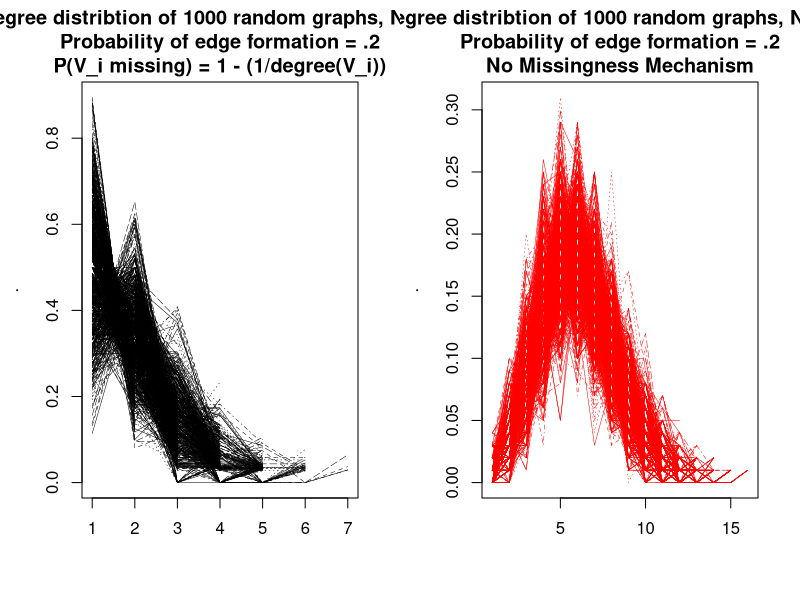
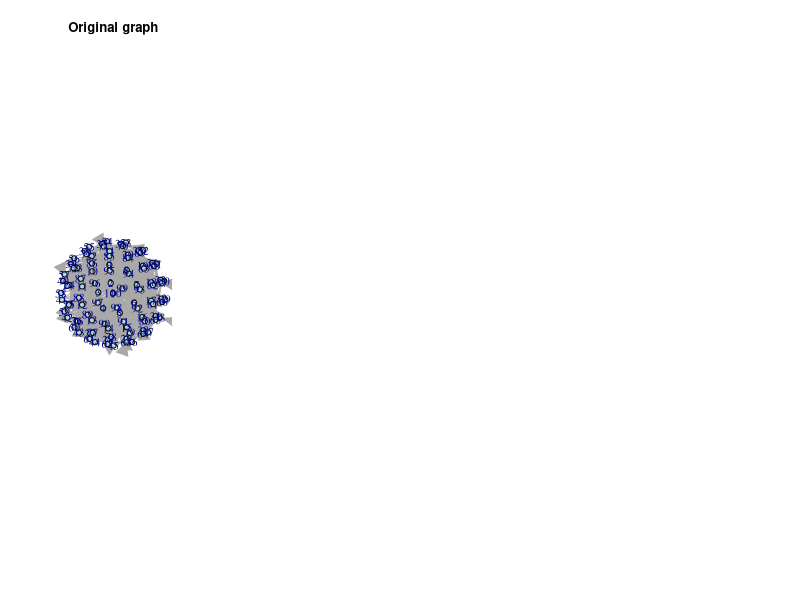

Here is the R script that generated these plots, in order: (Note: this script raises an error after producing the figures.)
library(igraph)
library(data.table)
library(ggplot2)
library(plyr)
library(dplyr)
library(cowplot)
library(scales)

nPeople <- 100
pEdge <- 1/40

#Generate a random graph with n vertices set at nPeople and the probabiltiy of an edge forming between them set to pEdge 
g <- erdos.renyi.game(n = nPeople,
                      p.or.m = pEdge,
                      directed = T,
                      loops = F)

na_sample <- function(vertex_id,p_nomiss,p_miss,...){
  sample(x = c(vertex_id, NA), size = 1, prob = c(p_nomiss,p_miss))
}

cbind_list <- function(list){
  max_length <- c()
  
  for(i in 1:length(list)){
    max_length[i] <- length(list[[i]])
  }
  
  for(i in 1:length(list)){
    length(list[[i]]) <- max(max_length)
  }
  
  completed_list <- do.call(cbind,list)
  
  return(completed_list)
}

#Giving the fake people in my network fakes letter IDs.
#Note the max value for this is 676 (26 letters * 26 letters)
names <- expand.grid(letters, LETTERS) %>% 
  apply(X = ., 1, 
        paste, sep='',
        collapse='')

g_sim <- function(g){

#Randomly sampling nPeople names and setting the names of the vertices to the sample
V(g)$names <- sample(x = names, 
                     size = nPeople, 
                     replace = F)

g_dat <- data.frame(
  
  vertex_id = V(g)$names,
  
  connections = degree(g),
  
  p_nomiss = 1/degree(g),
  
  stringsAsFactors = F
  
)

g_dat$p_nomiss[which(g_dat$p_nomiss > 0 & is.infinite(g_dat$p_nomiss))] <- 1
g_dat$p_nomiss[which(g_dat$p_nomiss < 0 & is.infinite(g_dat$p_nomiss))] <- 0

g_dat$p_miss <- 1 - g_dat$p_nomiss

na_vertices <- mapply(FUN = na_sample, g_dat$vertex_id, g_dat$p_nomiss, g_dat$p_miss)

g_miss <- g

g_miss <- delete.vertices(graph = g_miss, v = V(g_miss)[which(is.na(na_vertices))])

return(list(
  g_miss = degree.distribution(g_miss),
  g = degree.distribution(g)))
}

full_sim <- function(){
  
  g <- erdos.renyi.game(n = nPeople, 
                        p.or.m = pEdge, 
                        directed = T, 
                        loops = F)
  
  g_sim(g)
  
}

simulation_data <- replicate(n = 1000, full_sim())

par(mfrow=c(1,2))

cbind_list(simulation_data[1,]) %>% 
  matplot(type='l',lwd=0.5,col='black',main = 
            "Degree distribtion of 1000 random graphs, N = 100\nProbability of edge formation = .2\nP(V_i missing) = 1 - (1/degree(V_i))")

cbind_list(simulation_data[2,]) %>% 
  matplot(type='l',lwd=0.5,col='red',main = 
            "Degree distribtion of 1000 random graphs, N = 100\nProbability of edge formation = .2\nNo Missingness Mechanism")

#####

par(mfrow=c(1,4))

V(g)$color <- 'lightblue'

plot(g, layout = layout_on_sphere, edge.width = 1, vertex.size = 10, main = 'Original graph',vertex.label = V(g)$names)

###

g1 <- g

V(g1)[which(is.na(na_vertices))]$color <- "indianred"

V(g1)[which(!is.na(na_vertices))]$color <- "lightblue"

plot(g1, layout = layout_on_sphere, edge.width = 1, vertex.size = 10, main = 'Degree Missingness\nNodes Colored',vertex.label = V(g1)$names)

###

g2 <- g

V(g2)[which(is.na(na_vertices))]$color <- "indianred"
V(g2)[which(is.na(na_vertices))]$names <- NA

V(g2)[which(!is.na(na_vertices))]$color <- "lightblue"

plot(g2, layout = layout_on_sphere, edge.width = 1, vertex.size = 10,main= 'Degree Missingness\nLabel Erased',vertex.label = V(g2)$names)

###

g3 <- g

g3 <- delete.vertices(graph = g3, v = V(g3)[which(is.na(na_vertices))])

V(g3)$color <- "lightblue"

plot(g3, layout = layout_on_sphere, edge.width = 1, vertex.size = 10,main= 'Degree Missingness\nNodes Erased',vertex.label = V(g3)$names)

